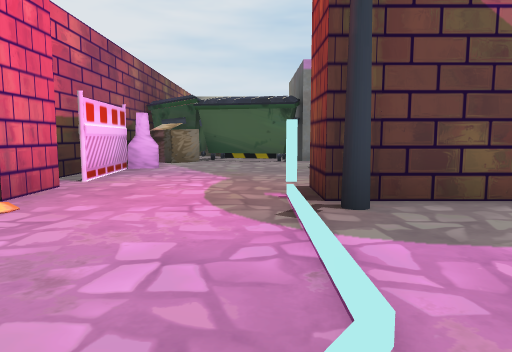
[1] (above)

21 first-person views from a walk through a Unity game level. The camera is 0.59 m above the floor, tilts 6° down and sees 70° across. Doors are open. The floor is counted in squares, 1 m on a side. Each view is taken from the middle of a square. On the plan, view 1 faces up. The plan holds only what a view shows up to about 10 squares ahead; the rest is blank. The place goes on beyond the plan. The player is left out. Some animated figures are left out. Some surface patterns are stand-ins.

[2]
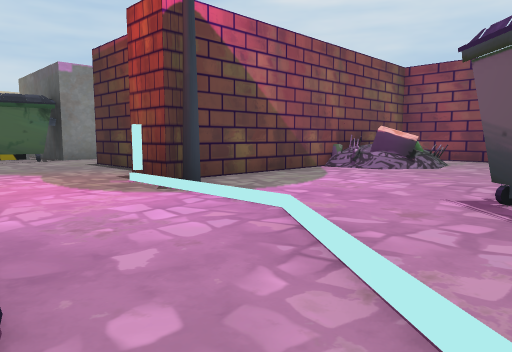

[3]
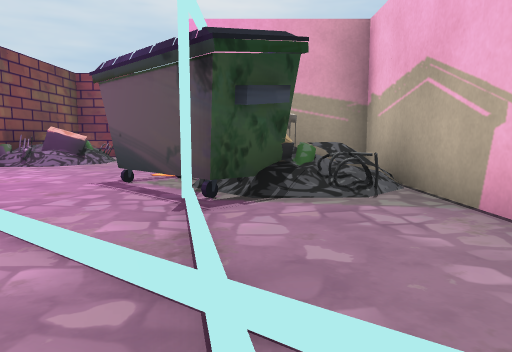

[4]
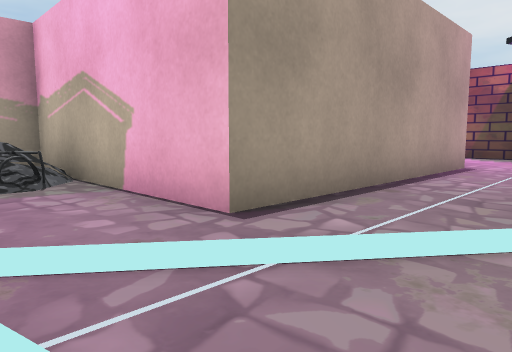

[5]
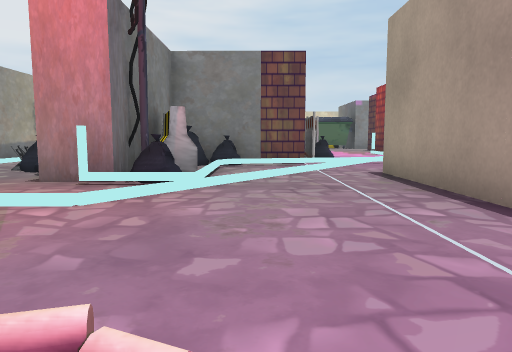

[6]
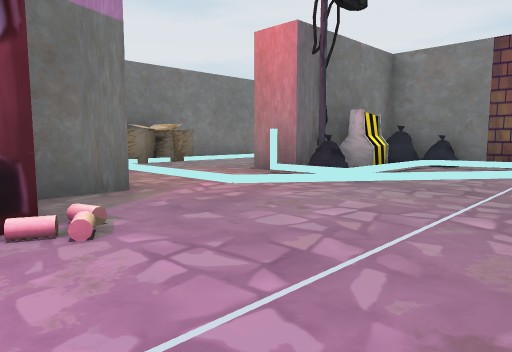

[7]
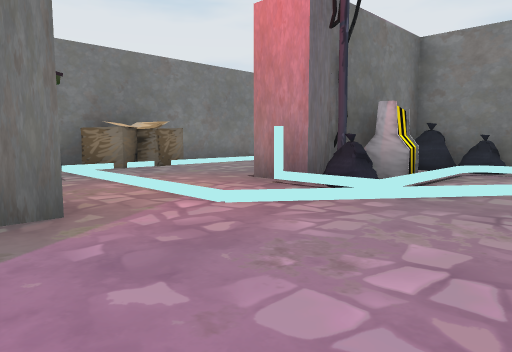

[8]
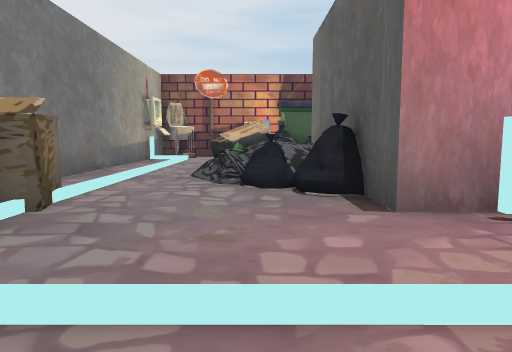

[9]
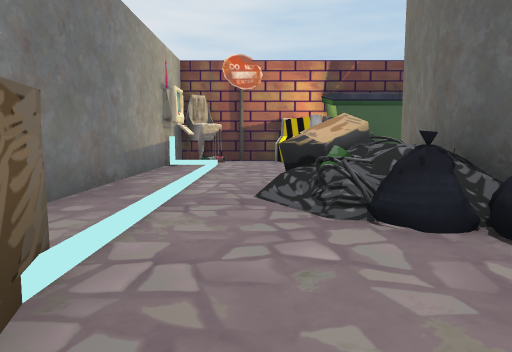

[10]
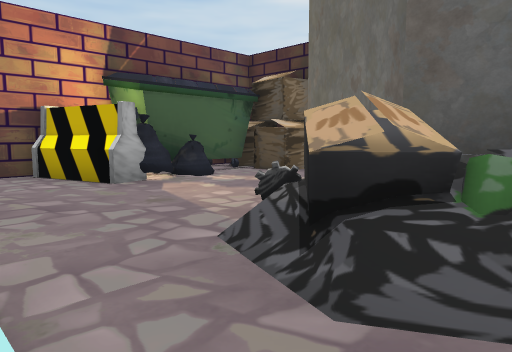

[11]
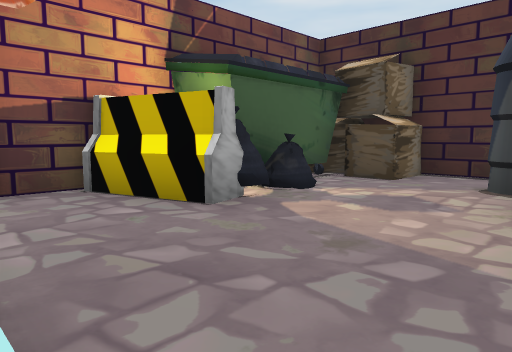

[12]
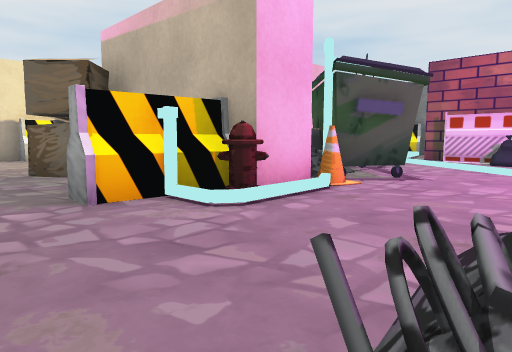

[13]
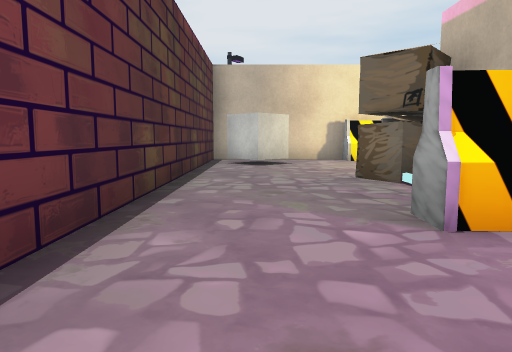

[14]
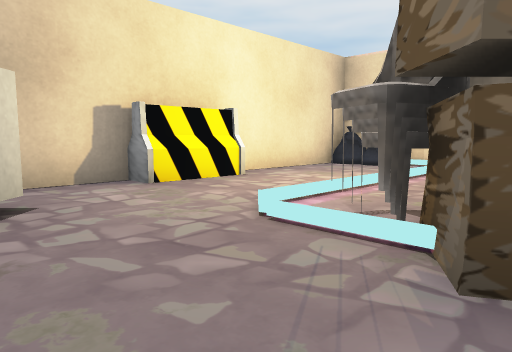

[15]
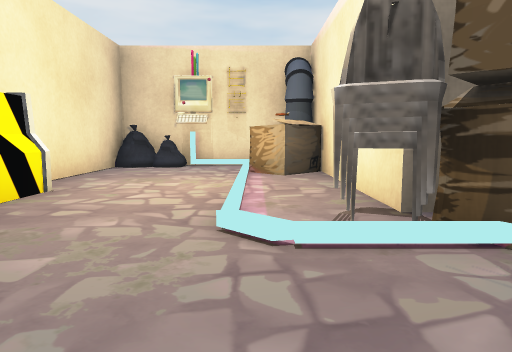

[16]
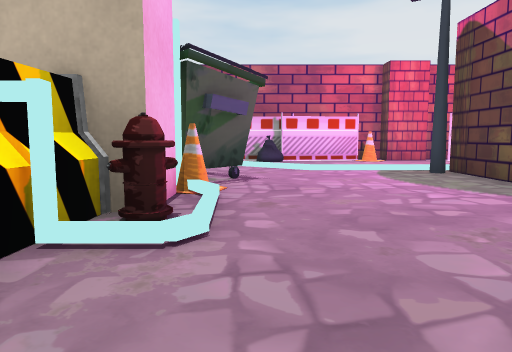

[17]
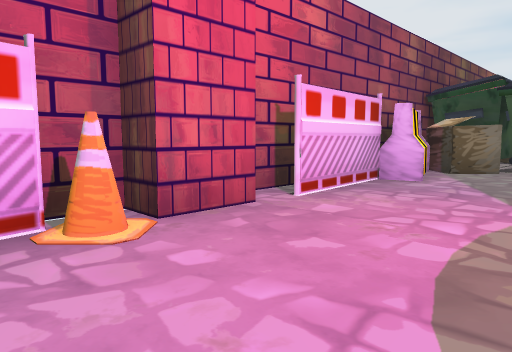

[18]
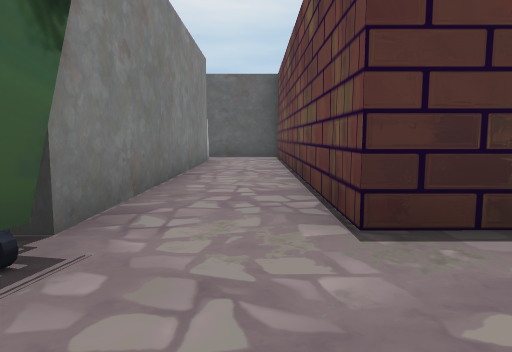

[19]
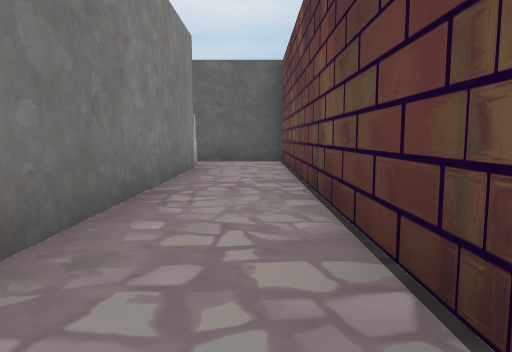

[20]
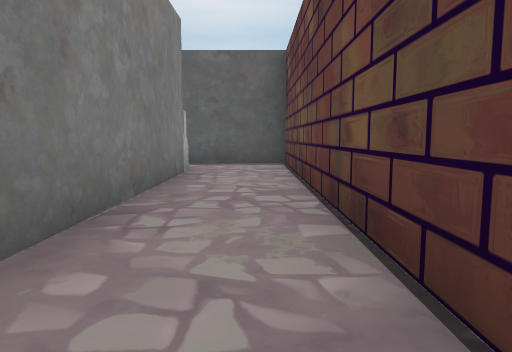

[21]
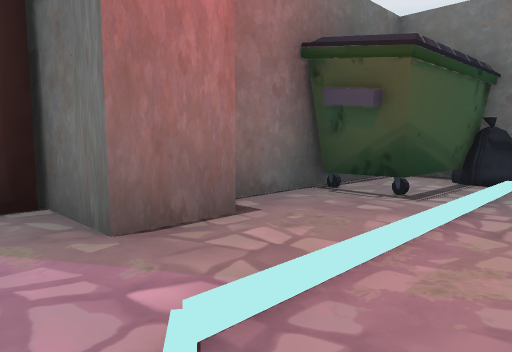

### Floor plan
Key: @ floor where view 1 was taken; # wall or solid block; . main floor; : floor 0.05 m higher than the main floor; / step, stairs or slope; D open door; O other object.
Columns run from 11 left of view 1 to 11 right of it. Each row starts with its distance up from view 1.
 11         ##OO        O
 10         #OO###      O #
  9         #O.#O#######..#
  8         #O............#
  7         #O...##########
  6         #....#
  5         #.DD.#
  4   #     #DDD########
  3 #OOO# OO#ODDO...OO:#
  2 #/.OOOO##.......OO.#
  1 #/....O##O./.......#
  0 #/....O#OO.@.O.....#
 -1 #/.:#  ##.//##OOOO.#
 -2 #/OO#OO////.OO  O..#
 -3 #//O##/./...OO#  ..#
 -4 #/..OOO./#######O..#
 -5 #O..##O/.##O###OO..#
 -6 #O..DD/..##.O......#
 -7 OO.DDDD..##O.....OO#
 -8 O##.DD...#O.......O#
 -9   ####...######O####
-10      #O...#

Where each view was taken, in squares from view 1:
view 1: 0 up, 0 right, facing up
view 2: 1 down, 2 left, facing up-right
view 3: 2 down, 3 left, facing right
view 4: 2 down, 4 left, facing down-right
view 5: 10 down, 4 left, facing up
view 6: 10 down, 2 left, facing up-left
view 7: 9 down, 3 left, facing up-left
view 8: 8 down, 8 left, facing up
view 9: 6 down, 9 left, facing up
view 10: 3 down, 10 left, facing up-right
view 11: 1 down, 10 left, facing up-right
view 12: 2 up, 7 right, facing down-left
view 13: 1 up, 7 right, facing down
view 14: 4 down, 7 right, facing down-left
view 15: 6 down, 7 right, facing left
view 16: 0 up, 7 right, facing left
view 17: 2 up, 0 right, facing up-left
view 18: 8 up, 1 left, facing right
view 19: 8 up, 1 right, facing right
view 20: 8 up, 2 right, facing right
view 21: 6 down, 5 left, facing down-left
